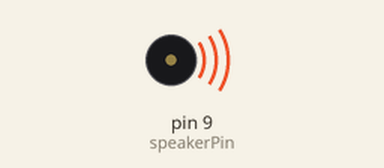
This sketch was run on a simulated Arduino Uno, built with avr-gcc and run on an emulated ATmega328P. Parts: buzzer (waves = sounding).

Above: at 0.1 s.
At 36.37 s:
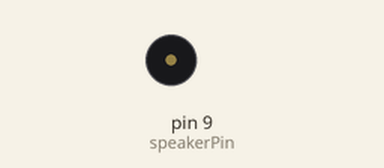
Timing chart, 0 to 40.0 s (numbered marks = the images above):
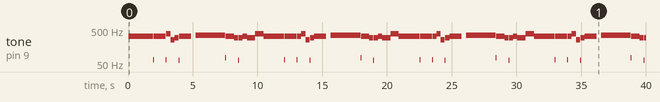

The sketch:

Repte_6_Melodia.ino
```cpp
/******************************************************************************
**                                                                           **
**                             REPTE 6 MELODIA                               **
**            c=DO, d=RE, e=MI, f=FA, g=SOL, a=LA, b=SI, C=DO'               **
**                                                                           **
**  Valentí Espejo Rodriguez                                    14/05/2017   **
*******************************************************************************/

int speakerPin = 9; //definir pin
int length = 26;
// definir les notes de la canço
char notes[] = "eeeeeeegcde fffffeeeeddedg";
// definir el temps de cada nota
int beats[] = { 1, 1, 2, 1, 1, 2, 1, 1, 1, 1, 3, 1, 1, 1, 1, 1, 1, 1, 1, 1, 1, 1, 1, 1, 2, 2};

int tempo = 300;
void playTone(int tone, int duration) {
  for (long i = 0; i < duration * 1000L; i += tone * 2) {
    digitalWrite(speakerPin, HIGH);
    delayMicroseconds(tone);
    digitalWrite(speakerPin, LOW);
    delayMicroseconds(tone);
  }
}
void playNote(char note, int duration) {
  char names[] = { 'c', 'd', 'e', 'f', 'g', 'a', 'b', 'C' };
  int tones[] = { 1915, 1700, 1519, 1432, 1275, 1136, 1014, 956 };

  // play the tone corresponding to the note name
  for (int i = 0; i < 8; i++) {
    if (names[i] == note) {
      playTone(tones[i], duration);
    }
  }
}
void setup() {
  pinMode(speakerPin, OUTPUT);
}
void loop() {
  for (int i = 0; i < length; i++) {
    if (notes[i] == ' ') {
      delay(beats[i] * tempo); // rest
    } else {
      playNote(notes[i], beats[i] * tempo);
    }

    // pausa entre notes
    delay(tempo / 10);
  }
}
```

Measured:
- by itself, tone on pin 9 (speakerPin): plays 328 Hz for 1.9 s, 66 Hz for 0.04 s, 328 Hz for 0.92 s, 66 Hz for 0.04 s, 391 Hz for 0.32 s, 260 Hz for 0.32 s … (72 notes in this stretch)
